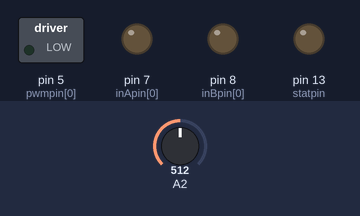
The sketch below on a simulated Arduino Uno, built with avr-gcc and run on an emulated ATmega328P. Shown: switched loads named in the sketch (green lamp = pin HIGH), output pins drawn as LEDs (lit = HIGH). The test bench sets the inputs (shaded band); at power-on: A2 = 512.

Above: at 0.5 s.
At 17.0 s:
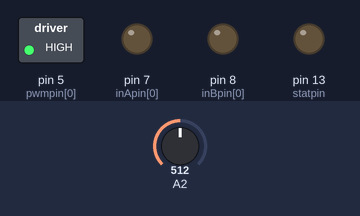
At 35.0 s:
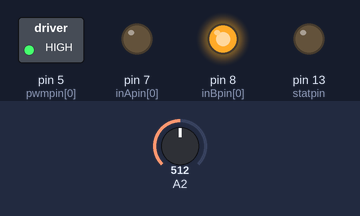
Timing chart, 0 to 36.8 s (numbered marks = the images above):
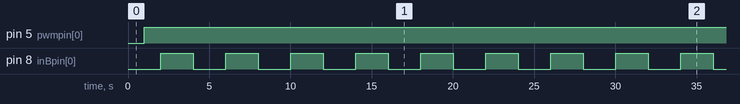

Measured:
- by itself, pin 5 (pwmpin[0]): LOW → HIGH at 1.0 s
- by itself, pin 8 (inBpin[0]): alternates HIGH for 2.0 s and LOW for 2.0 s
- by itself, everything shown: repeats every 32.0 s, in 16 steps

The sketch:

Monster_Motor_Driver.ino
```cpp
/*
 MONSTER MOTOR SHIELD TEST CODE ARDUINO VNH2SP30

 Programa que permite el giro de un motor hacia
 un solo lado.

                CONNECTION PINS

ARDUINO                         MONSTER MOTOR SHIELD

  8                                      8
  7                                      7
  5                                      5
  2                                      2
  A0                                     A0
  5V                                     5V
  GND                                    GND

*/

#define MtrBrake 0
#define ClockWise   1
#define CClockWise  2
#define GndBreak 3
#define CounterSenseThresHold 100


int inApin[2] = {7};   //INA CONTRÓL DE GIRO A
int inBpin[2] = {8};   //INB CONTRÓL DE GIRO B
int pwmpin[2] = {5};   //PWM PULSO DE ENTRADA PARA MODULACIÓN
int cspin[2]  = {2};   //CS DETECCIÓN DE CORRIENTE PARA LA ENTRADA ANALÓGICA
int enpin[2]  = {0};   //EN ESTADO DE LA SALIDA DEL PIN ANALÓGICO
int i=0;
int statpin = 13;

void setup()
{
  Serial.begin(9600);
  pinMode(statpin, OUTPUT);
    {
      pinMode(inApin[i], OUTPUT);
      pinMode(inBpin[i], OUTPUT);
      pinMode(pwmpin[i], OUTPUT);
    }
}

void loop()
{
  motorGo(0, ClockWise, 255);
  motorGo(0, CClockWise, 255);

  if ((analogRead(cspin[0]) < CounterSenseThresHold) && (analogRead(cspin[1]) < CounterSenseThresHold))
    digitalWrite(statpin, HIGH);
}

void motorGo(uint8_t motor, uint8_t direct, uint8_t pwm)
{

      if ((direct==0)||(direct==2))
        digitalWrite(inBpin[motor], HIGH);
     else
        digitalWrite(inBpin[motor], LOW);
        delay(1000);

        analogWrite(pwmpin[motor], pwm);
        delay(1000);
}
```
